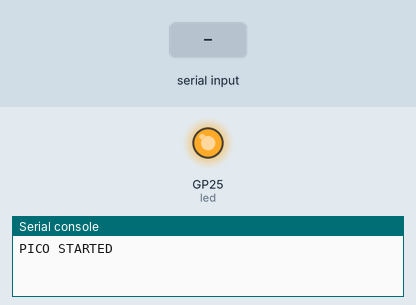
A program run on a simulated Raspberry Pi Pico running MicroPython. Parts: output pins drawn as LEDs (lit = HIGH), the last lines printed to the serial console. The inputs (shaded band) are chosen by the test bench.

Above: at 0.01 s.
At 1.8 s:
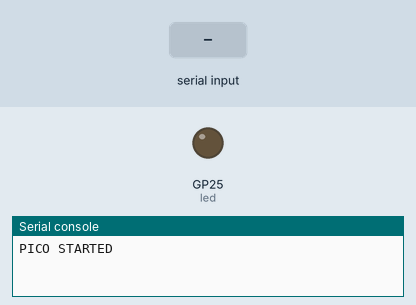
1.9 s: "1\n" received over the second serial link
At 2.3 s:
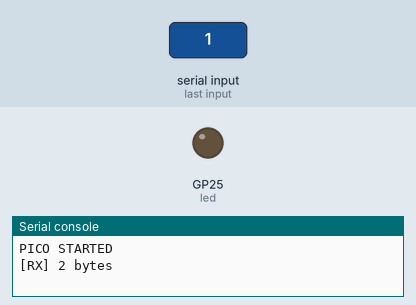
Timing chart, 0 to 4.9 s (numbered marks = the images above; inputs shaded):
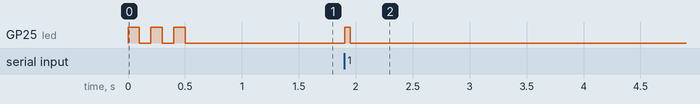

Measured:
- after the input at 1.9 s, GP25 (led): LOW → HIGH at once, → LOW 0.05 s later

The program:

main_minimal.py
```python
"""
Minimal Pico MicroPython - Just test UART communication
"""

import machine
import utime
from machine import UART, Pin

# UART Configuration
uart = UART(1, 115200)

# LED
led = Pin(25, Pin.OUT)

# Simple state
message_count = 0
pico_heartbeat_counter = 0
rx_buffer = bytearray(512)
rx_index = 0

def blink_led(times, duration):
    for _ in range(times):
        led.on()
        utime.sleep_ms(duration)
        led.off()
        utime.sleep_ms(duration)

def send_message(msg):
    uart.write(msg)
    uart.write(b'\n')
    uart.flush()

print("PICO STARTED")
blink_led(3, 100)

loop_counter = 0
diagnostic_counter = 0

while True:
    # Read UART
    if uart.any():
        data = uart.read(uart.any())
        if data:
            message_count = message_count + 1
            print("[RX] " + str(len(data)) + " bytes")

            # Echo back
            send_message(b"PICO_READY")
            blink_led(1, 50)

    # Send heartbeat every 5 seconds
    loop_counter = loop_counter + 1
    if loop_counter >= 50:
        loop_counter = 0
        pico_heartbeat_counter = pico_heartbeat_counter + 1
        print("[HEARTBEAT] " + str(pico_heartbeat_counter))

    # Diagnostic every 30 seconds
    diagnostic_counter = diagnostic_counter + 1
    if diagnostic_counter >= 300:
        diagnostic_counter = 0
        print("[STAT] Messages: " + str(message_count))

    utime.sleep_ms(100)
```
